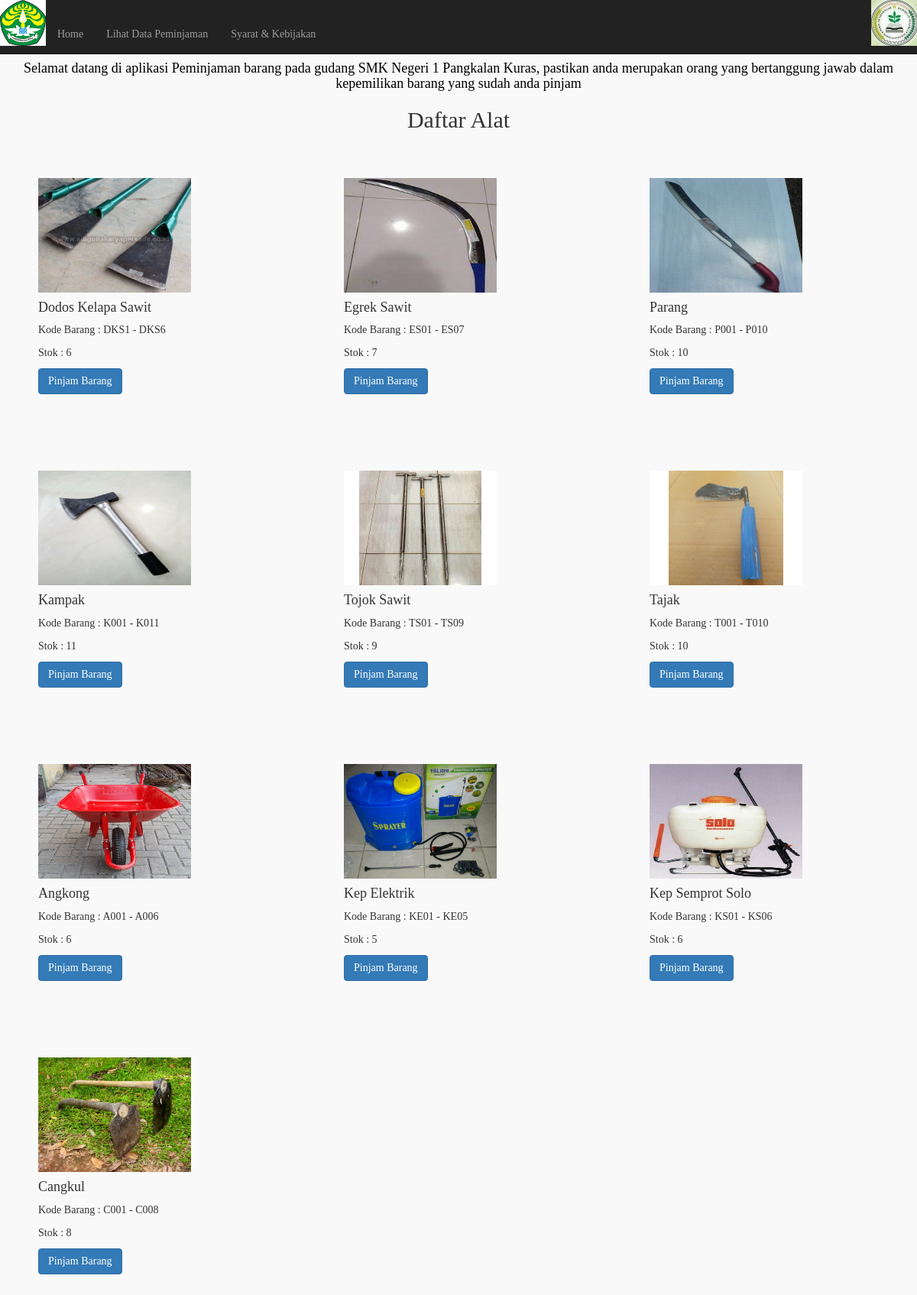
The app's page /user/index.php with its own data.
### tables this page shows
CREATE TABLE IF NOT EXISTS `barang` (
  `id_brg` int(11) NOT NULL AUTO_INCREMENT,
  `nama_brg` varchar(255) NOT NULL,
  `kode_barang` varchar(20) NOT NULL,
  `jenis_brg` varchar(255) NOT NULL,
  `stok_brg` varchar(255) NOT NULL,
  `foto` varchar(250) NOT NULL,
  PRIMARY KEY (`id_brg`)
);

### user/index.php (the view, shortened to what this page needs)
<?php
include("config.inc.php");
?>
<!DOCTYPE html>
<html lang="en">
<head>
    <link href="css/bootstrap.min.css" rel="stylesheet">
	<link href="style/style.css" rel="stylesheet" type="text/css">
    <link href="css/shop-homepage.css" rel="stylesheet">
</head>
<body>
    <nav class="navbar navbar-inverse navbar-fixed-top" role="navigation">
    <img src="download.png" height="5%" width="5%" align="left" border=20>
    <img src="smk.jpg" height="5%" width="5%" align="right" border=20>
    <br>
    <ul class="nav navbar-nav">
                    <li>
                        <a href="index.php">Home</a>
                    </li>
                </ul>
        <div class="container">
            <div class="collapse navbar-collapse" id="bs-example-navbar-collapse-1">
            <ul class="nav navbar-nav">
                    <li>
                        <a href="peminjamanuser.php">Lihat Data Peminjaman</a>
                    </li>
            </ul>
            <ul class="nav navbar-nav">
                    <li>
                        <a href="sanksiuser.php">Syarat & Kebijakan</a>
                    </li>
            </ul>
                 <ul class="nav navbar-nav navbar-right">
            <li class="dropdown">
              <a class="dropdown-toggle" data-toggle="dropdown">
              </a>
          </li>
          </ul>
            </div>
        </div>
    </nav>
    <font color="black" face="Times new roman"><center><marquee scrollamount="10"><h4>Selamat datang di aplikasi Peminjaman
        barang pada gudang SMK Negeri 1 Pangkalan Kuras, pastikan anda merupakan orang yang bertanggung jawab
        dalam kepemilikan barang yang sudah anda pinjam<BR></marquee></font></center>
            <h2 style="text-align:center;">Daftar Alat</h2>
<?php
$alat = $mysqli->query("SELECT * FROM barang") or die(mysql_error());
?>
        <div id="container">
                    <?php
                    while ($row_alat = mysqli_fetch_array($alat))
                        {
                            $foto = $row_alat['foto'];
                      ?>
                        <div class="col-md-4" style="padding: 50px">
                            <img src="../images/<?php echo $foto; ?>" width="200" height="150" alt="">
                            <h4><?php  echo $row_alat['nama_brg']; ?></h4>
                            <p>Kode Barang : <?php echo $row_alat['kode_barang']; ?></p>
                            <p>Stok : <?php echo $row_alat['stok_brg']; ?></p>
                            <a href="cartfunction.php?act=add&amp;id_product=<?php echo $row_alat['id_brg']; ?>&amp;id_pembeli=<?php echo $_SESSION['id_anggota']; ?>&amp;ref=view_cart.php" class="btn btn-primary" ><font color="white">Pinjam Barang</font></a>
                        </div>
                    <?php
                         }
                    ?>
    </div>
</body>
</html>

### user/style/style.css (style rules this page uses)
body { background-color: #F9F9F9; font-family: Georgia, "Times New Roman", Times, serif; }

### user/css/shop-homepage.css (style rules this page uses)
body { padding-top: 70px; }

### records on screen
barang: foto (picture), nama_brg "Dodos Kelapa Sawit", kode_barang "DKS1 - DKS6", stok_brg "6"
barang: foto (picture), nama_brg "Egrek Sawit", kode_barang "ES01 - ES07", stok_brg "7"
barang: foto (picture), nama_brg "Parang", kode_barang "P001 - P010", stok_brg "10"
barang: foto (picture), nama_brg "Kampak", kode_barang "K001 - K011", stok_brg "11"
barang: foto (picture), nama_brg "Tojok Sawit", kode_barang "TS01 - TS09", stok_brg "9"
barang: foto (picture), nama_brg "Tajak", kode_barang "T001 - T010", stok_brg "10"
barang: foto (picture), nama_brg "Angkong", kode_barang "A001 - A006", stok_brg "6"
barang: foto (picture), nama_brg "Kep Elektrik", kode_barang "KE01 - KE05", stok_brg "5"
barang: foto (picture), nama_brg "Kep Semprot Solo", kode_barang "KS01 - KS06", stok_brg "6"
barang: foto (picture), nama_brg "Cangkul", kode_barang "C001 - C008", stok_brg "8"
